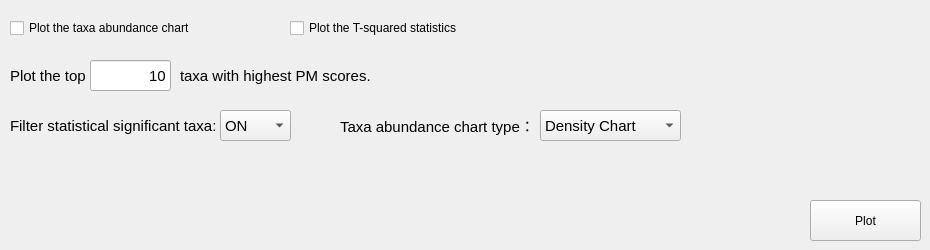
      <widget class="QWidget" name="tab_4">
       <attribute name="title">
        <string>Plot 1D PM taxa difference</string>
       </attribute>
       <widget class="QLabel" name="label_35">
        <property name="geometry">
         <rect>
          <x>10</x>
          <y>110</y>
          <width>221</width>
          <height>31</height>
         </rect>
        </property>
        <property name="font">
         <font>
          <family>Arial</family>
          <pointsize>11</pointsize>
         </font>
        </property>
        <property name="text">
         <string>Filter statistical significant taxa:</string>
        </property>
       </widget>
       <widget class="QLabel" name="label_34">
        <property name="geometry">
         <rect>
          <x>180</x>
          <y>60</y>
          <width>251</width>
          <height>31</height>
         </rect>
        </property>
        <property name="font">
         <font>
          <family>Arial</family>
          <pointsize>11</pointsize>
         </font>
        </property>
        <property name="text">
         <string>taxa with highest PM scores.</string>
        </property>
       </widget>
       <widget class="QCheckBox" name="checkBox_5">
        <property name="geometry">
         <rect>
          <x>290</x>
          <y>20</y>
          <width>201</width>
          <height>16</height>
         </rect>
        </property>
        <property name="text">
         <string>Plot the T-squared statistics</string>
        </property>
       </widget>
       <widget class="QPushButton" name="pushButton_17">
        <property name="geometry">
         <rect>
          <x>810</x>
          <y>200</y>
          <width>111</width>
          <height>41</height>
         </rect>
        </property>
        <property name="text">
         <string>Plot</string>
        </property>
       </widget>
       <widget class="QCheckBox" name="checkBox_4">
        <property name="geometry">
         <rect>
          <x>10</x>
          <y>20</y>
          <width>231</width>
          <height>16</height>
         </rect>
        </property>
        <property name="text">
         <string>Plot the taxa abundance chart</string>
        </property>
       </widget>
       <widget class="QLineEdit" name="lineEdit_18">
        <property name="geometry">
         <rect>
          <x>90</x>
          <y>60</y>
          <width>81</width>
          <height>31</height>
         </rect>
        </property>
        <property name="font">
         <font>
          <family>Arial</family>
          <pointsize>11</pointsize>
         </font>
        </property>
        <property name="layoutDirection">
         <enum>Qt::RightToLeft</enum>
        </property>
        <property name="text">
         <string>10</string>
        </property>
        <property name="alignment">
         <set>Qt::AlignRight|Qt::AlignTrailing|Qt::AlignVCenter</set>
        </property>
        <property name="dragEnabled">
         <bool>false</bool>
        </property>
        <property name="readOnly">
         <bool>false</bool>
        </property>
       </widget>
       <widget class="QLabel" name="label_33">
        <property name="geometry">
         <rect>
          <x>10</x>
          <y>60</y>
          <width>81</width>
          <height>31</height>
         </rect>
        </property>
        <property name="font">
         <font>
          <family>Arial</family>
          <pointsize>11</pointsize>
         </font>
        </property>
        <property name="text">
         <string>Plot the top </string>
        </property>
       </widget>
       <widget class="QComboBox" name="comboBox_17">
        <property name="geometry">
         <rect>
          <x>220</x>
          <y>110</y>
          <width>71</width>
          <height>31</height>
         </rect>
        </property>
        <property name="font">
         <font>
          <family>Arial</family>
          <pointsize>11</pointsize>
         </font>
        </property>
        <property name="layoutDirection">
         <enum>Qt::LeftToRight</enum>
        </property>
        <item>
         <property name="text">
          <string>ON</string>
         </property>
        </item>
        <item>
         <property name="text">
          <string>OFF</string>
         </property>
        </item>
       </widget>
       <widget class="QComboBox" name="comboBox_21">
        <property name="geometry">
         <rect>
          <x>540</x>
          <y>110</y>
          <width>141</width>
          <height>31</height>
         </rect>
        </property>
        <property name="font">
         <font>
          <family>Arial</family>
          <pointsize>11</pointsize>
         </font>
        </property>
        <property name="layoutDirection">
         <enum>Qt::LeftToRight</enum>
        </property>
        <item>
         <property name="text">
          <string>Density Chart</string>
         </property>
        </item>
        <item>
         <property name="text">
          <string>Box Chart</string>
         </property>
        </item>
        <item>
         <property name="text">
          <string>Violin Chart</string>
         </property>
        </item>
       </widget>
       <widget class="QLabel" name="label_43">
        <property name="geometry">
         <rect>
          <x>340</x>
          <y>110</y>
          <width>191</width>
          <height>31</height>
         </rect>
        </property>
        <property name="font">
         <font>
          <family>Arial</family>
          <pointsize>11</pointsize>
         </font>
        </property>
        <property name="text">
         <string>Taxa abundance chart type：</string>
        </property>
       </widget>
      </widget>
